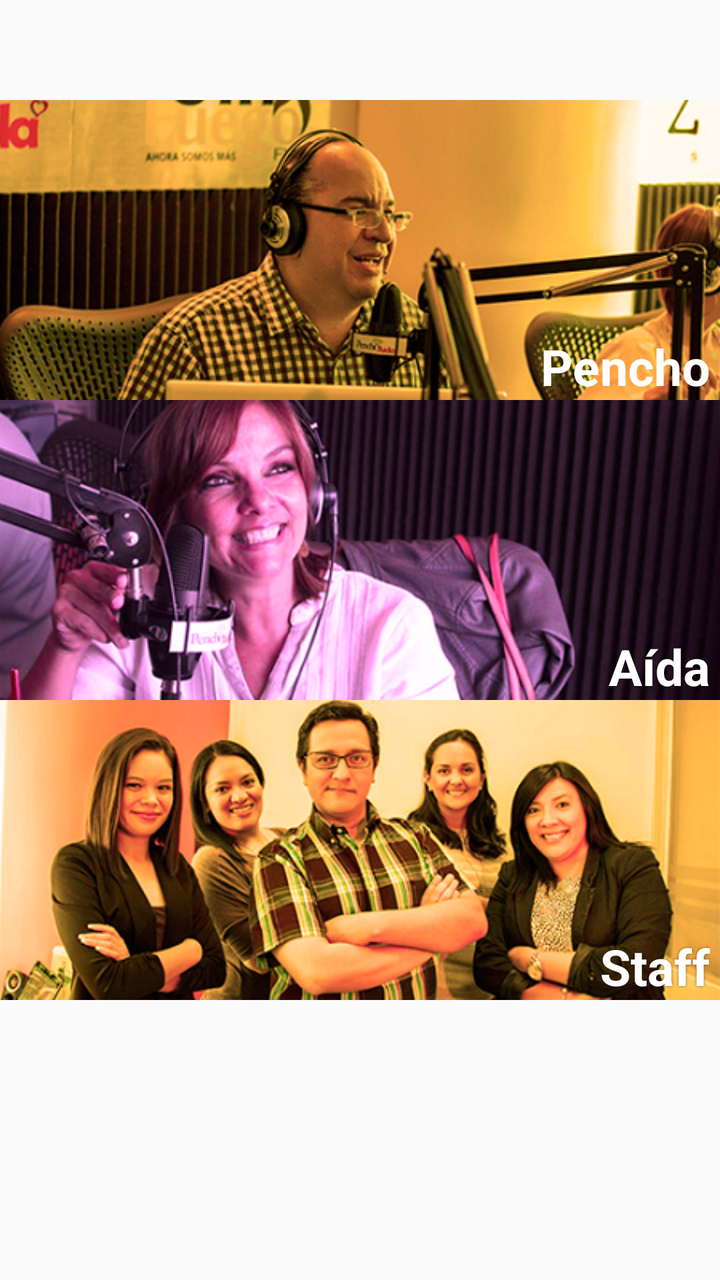
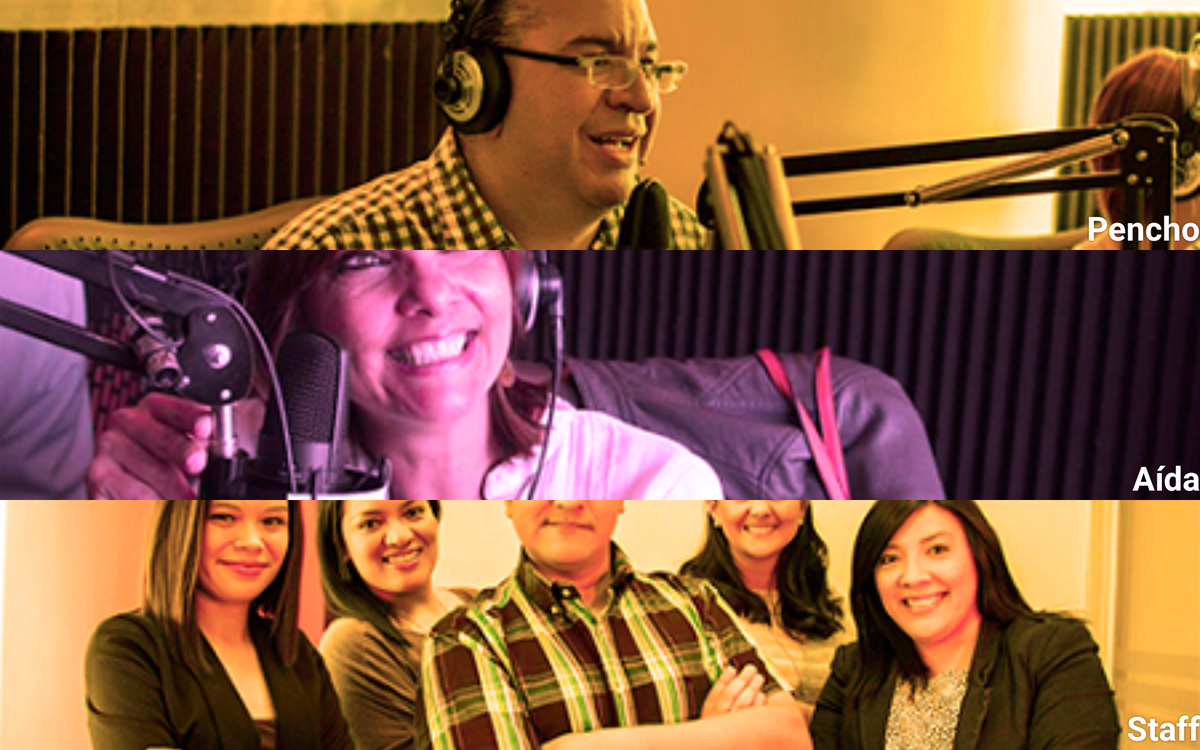

Two renders of one Android screen. The first uses the default layout on a phone; the second uses the alternative layout the repository ships for a different screen configuration, on a matching device. The two XML files are below.
<!-- AndroidManifest.xml: application theme AppTheme -->
<!-- res/layout/nosotros.xml -->
<?xml version="1.0" encoding="utf-8"?>
<LinearLayout xmlns:android="http://schemas.android.com/apk/res/android"
    android:layout_width="match_parent"
    android:layout_height="match_parent"
    android:orientation="vertical">

    <ScrollView
        android:scrollbars="none"
        android:layout_marginTop="50dp"
        android:layout_width="match_parent"
        android:layout_height="match_parent">

        <LinearLayout
            android:layout_width="match_parent"
            android:layout_height="match_parent"
            android:orientation="vertical">

            <RelativeLayout

                android:id="@+id/perfilPencho"
                android:layout_width="fill_parent"
                android:layout_height="fill_parent"
                android:layout_weight="1">

                <ImageView
                    android:layout_width="match_parent"
                    android:layout_height="match_parent"
                    android:layout_centerHorizontal="true"
                    android:layout_centerVertical="true"
                    android:scaleType="centerCrop"
                    android:src="@mipmap/pencho" />

                <TextView
                    android:layout_width="wrap_content"
                    android:layout_height="wrap_content"
                    android:text="Pencho"
                    android:layout_margin="5dp"
                    android:textColor="#fff"
                    android:textSize="25dp"
                    android:textStyle="bold"
                    android:layout_alignParentBottom="true"
                    android:layout_alignParentRight="true"
                    android:layout_alignParentEnd="true" />

            </RelativeLayout>

            <RelativeLayout
                android:id="@+id/perfilAida"
                android:layout_width="fill_parent"
                android:layout_height="fill_parent"
                android:layout_weight="1">

                <ImageView
                    android:layout_width="match_parent"
                    android:layout_height="match_parent"
                    android:layout_centerHorizontal="true"
                    android:layout_centerVertical="true"
                    android:scaleType="centerCrop"
                    android:src="@mipmap/im_aida" />

                <TextView
                    android:shadowRadius="3"
                    android:shadowColor="@color/unselected_tabtext"
                    android:layout_margin="5dp"
                    android:layout_width="wrap_content"
                    android:layout_height="wrap_content"
                    android:text="Aída"
                    android:textColor="#fff"
                    android:textSize="25dp"
                    android:textStyle="bold"
                    android:layout_alignParentBottom="true"
                    android:layout_alignParentRight="true"
                    android:layout_alignParentEnd="true" />

            </RelativeLayout>

            <RelativeLayout
                android:id="@+id/staff"
                android:layout_width="fill_parent"
                android:layout_height="fill_parent"
                android:layout_weight="1">


                <ImageView
                    android:layout_width="match_parent"
                    android:layout_height="match_parent"
                    android:layout_centerHorizontal="true"
                    android:layout_centerVertical="true"
                    android:scaleType="centerCrop"
                    android:src="@mipmap/staff_portada" />

                <TextView

                    android:layout_margin="5dp"
                    android:shadowRadius="3"
                    android:shadowColor="@color/unselected_tabtext"
                    android:layout_width="wrap_content"
                    android:layout_height="wrap_content"
                    android:text="Staff"
                    android:textColor="#fff"
                    android:textSize="25dp"
                    android:textStyle="bold"
                    android:layout_alignParentBottom="true"
                    android:layout_alignParentRight="true"
                    android:layout_alignParentEnd="true" />

            </RelativeLayout>
        </LinearLayout>
    </ScrollView>
</LinearLayout>
<!-- resources referenced by this layout -->
<resources>
  <color name="unselected_tabtext">#77000000</color>
  <!-- mipmap im_aida: png bitmap (mipmap-hdpi, 214342 bytes) -->
  <!-- mipmap pencho: png bitmap (mipmap-hdpi, 222401 bytes) -->
  <!-- mipmap staff_portada: png bitmap (mipmap-hdpi, 215762 bytes) -->
  <style name="AppTheme" parent="Theme.AppCompat.Light.DarkActionBar">
          
          <item name="colorPrimary">@color/anaranjado</item>
          <item name="colorPrimaryDark">@color/anaranjado</item>
          <item name="colorAccent">@color/anaranjado</item>
          <item name="android:textColorPrimary">@color/blanco</item>
          <item name="android:textColorSecondary">@color/anaranjado</item>
          <item name="android:textColor">@color/anaranjado</item>
  
      </style>
  <color name="anaranjado">#ef7a1b</color>
  <color name="blanco">#ffffff</color>
</resources>
<!-- res/layout-sw720dp/nosotros.xml (the repository's variant of the layout above) -->
<!-- drawn on a large tablet held sideways -->
<?xml version="1.0" encoding="utf-8"?>
<LinearLayout xmlns:android="http://schemas.android.com/apk/res/android"
    android:layout_width="match_parent"
    android:layout_height="match_parent"
    android:orientation="vertical">



        <LinearLayout
            android:layout_width="match_parent"
            android:layout_height="match_parent"
            android:orientation="vertical">

            <RelativeLayout

                android:id="@+id/perfilPencho"
                android:layout_width="fill_parent"
                android:layout_height="fill_parent"
                android:layout_weight="1">

                <ImageView
                    android:layout_width="match_parent"
                    android:layout_height="match_parent"
                    android:layout_centerHorizontal="true"
                    android:layout_centerVertical="true"
                    android:scaleType="centerCrop"
                    android:src="@mipmap/pencho" />

                <TextView
                    android:layout_width="wrap_content"
                    android:layout_height="wrap_content"
                    android:text="Pencho"
                    android:shadowRadius="3"
                    android:shadowColor="@color/unselected_tabtext"
                    android:textColor="#fff"
                    android:textSize="35dp"
                    android:textStyle="bold"
                    android:layout_alignParentBottom="true"
                    android:layout_alignParentRight="true"
                    android:layout_alignParentEnd="true" />

            </RelativeLayout>

            <RelativeLayout
                android:id="@+id/perfilAida"
                android:layout_width="fill_parent"
                android:layout_height="fill_parent"
                android:layout_weight="1">

                <ImageView
                    android:layout_width="match_parent"
                    android:layout_height="match_parent"
                    android:layout_centerHorizontal="true"
                    android:layout_centerVertical="true"
                    android:scaleType="centerCrop"
                    android:src="@mipmap/im_aida" />

                <TextView
                    android:shadowRadius="3"
                    android:shadowColor="@color/unselected_tabtext"
                    android:layout_width="wrap_content"
                    android:layout_height="wrap_content"
                    android:text="Aída"
                    android:textColor="#fff"
                    android:textSize="35dp"
                    android:textStyle="bold"
                    android:layout_alignParentBottom="true"
                    android:layout_alignParentRight="true"
                    android:layout_alignParentEnd="true" />

            </RelativeLayout>

            <RelativeLayout
                android:id="@+id/staff"
                android:layout_width="fill_parent"
                android:layout_height="fill_parent"
                android:layout_weight="1">


                <ImageView
                    android:layout_width="match_parent"
                    android:layout_height="match_parent"
                    android:layout_centerHorizontal="true"
                    android:layout_centerVertical="true"
                    android:scaleType="centerCrop"
                    android:src="@mipmap/staff_portada" />

                <TextView
                    android:shadowRadius="3"
                    android:shadowColor="@color/unselected_tabtext"
                    android:layout_width="wrap_content"
                    android:layout_height="wrap_content"
                    android:text="Staff"
                    android:textColor="#fff"
                    android:textSize="35dp"
                    android:textStyle="bold"
                    android:layout_alignParentBottom="true"
                    android:layout_alignParentRight="true"
                    android:layout_alignParentEnd="true" />

            </RelativeLayout>
        </LinearLayout>
</LinearLayout>
